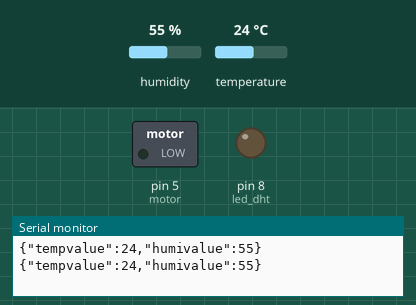
This sketch was run on a simulated Arduino Uno, built with avr-gcc and run on an emulated ATmega328P. Parts: switched loads named in the sketch (green lamp = pin HIGH), output pins drawn as LEDs (lit = HIGH), the last lines printed to the serial monitor. The inputs (shaded band) are chosen by the test bench; at power-on: temperature 24 °C, humidity 55 %.

Above: at 3.8 s.
3.9 s: temperature set to 30.3 °C
7.8 s: temperature set to 31.6 °C
At 10.2 s:
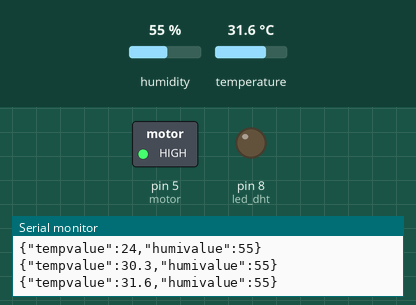
11.7 s: temperature set to 12 °C
At 12.7 s:
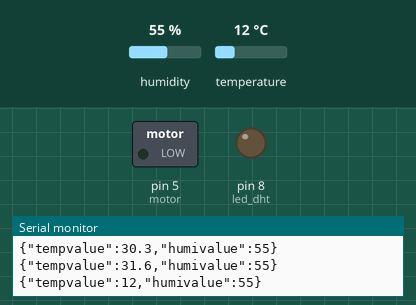
15.6 s: temperature set to 33 °C
At 19.0 s:
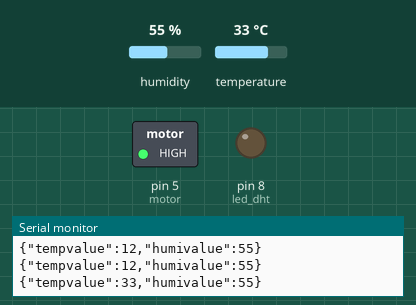
Timing chart, 0 to 20.5 s (numbered marks = the images above; inputs shaded):
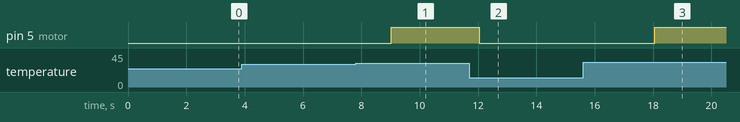

Measured:
- the behaviour switches between 31 and 31.1 °C on temperature (found by bisection; images 0 and 1)
- after the input at 7.8 s, pin 5 (motor): LOW → HIGH after 1.2 s
- after the input at 11.7 s, pin 5 (motor): HIGH → LOW after 0.34 s
- after the input at 15.6 s, pin 5 (motor): LOW → HIGH after 2.5 s

The sketch:

test_tmp_hum.ino
```cpp
#include "DHT.h"
#include <ArduinoJson.h>

#define DHTPIN 2     // data pin to DHT22
#define DHTTYPE DHT22   // using DHT 22
#define led_dht 8
int motor = 5;
DHT dht(DHTPIN, DHTTYPE);
float hum;
float tmp;

void setup() {
  pinMode(motor, OUTPUT);
  //Serial.begin(9600);
  //온습도
  dht.begin();
  pinMode(led_dht,OUTPUT);


  Serial.begin(9600);
}
void loop() {
  hum = dht.readHumidity();
  tmp = dht.readTemperature();

  json_tmp_hum();

  if (isnan(tmp) || isnan(hum)) {
    Serial.println("Reading error..");
  }
  if(tmp>31) {
    digitalWrite(motor, HIGH);
  }

  else {

    digitalWrite(motor, LOW);
  }
  delay(3000);
}

void json_tmp_hum() {
  String jsondata = "";

  //jsonbuffer 생성
  StaticJsonBuffer<200> jsonBuffer;
  JsonObject& root = jsonBuffer.createObject();

  //"key" & value
  root["tempvalue"] = tmp;
  root["humivalue"] = hum;

  root.printTo(jsondata);
  Serial.println(jsondata);
}
```
